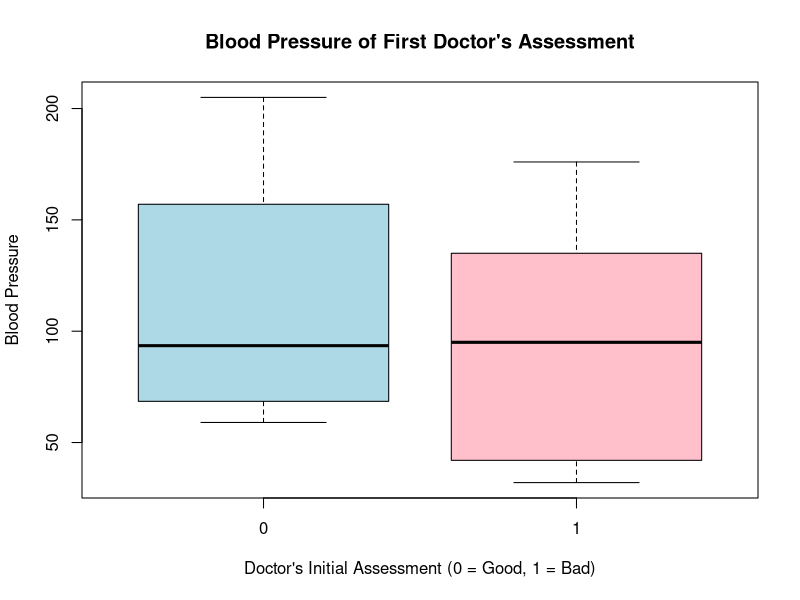
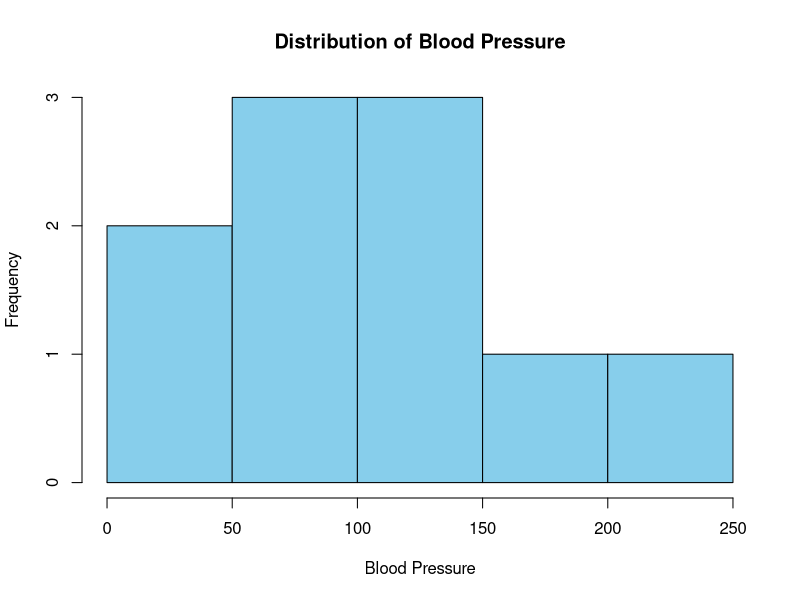

Recreate these plots in R, in order.
# Module 4
# Student: Sardys Avile-Martinez
# Assignment # 4
### Professor notes:
# Your assignment:
#   The following data was collected by the local hospital. This data set contains 5 variables based on observation of 8 patients. In addition to the measurements of the patients checking in to the hospital that night, this data provides the patients' histories regarding the frequency of their visits to the hospital in the last 12 months.
# This data displays the measurement of blood pressure, first assessment by general doctor (bad=1, good =0) titled "first," the second assessment by external doctor (called "second"), and the last row provides the head of the emergency unit's decision regarding immediate care for the patient based on the values 0 or 1 (low = 0, high =1).
# The names of your variables are as follows: "Freq","bloodp","first”, " second”, ”finaldecision”
# The rows 
# 1.    "0.6","103","bad","low","low”
# 2.     "0.3","87","bad","low","high”
# 3.     "0.4","32","bad","high","low”
# 4.      "0.4","42","bad","high","high"
# 5.     "0.2","59","good","low","low”
# 6.      "0.6","109","good","low","high”
# 7.     "0.3","78","good","high","low”
# 8.      "0.4","205","good","high","high”
# 9.      "0.9","135",”NA","high","high"
# 10.    "0.2","176",”bad","high","high”
# Here is Clarification hint:
#Frequency <- c(0.6,0.3,0.4,......
# BP <- c(103,87,32,42,.....
#	First <- c(1,1,1,.....
#   Second <- c(0,0,1,1,...
#   FinalDecision <- c(0,1,0,1,...
#   Your first assignment: Create a side-by-side boxplot (boxplot(x, ...)) and and histogram ((hist(x, ...)). 
#                                                                                                                                                             
#Discuss the outcome of your results regarding patients BPs & MD’s Ratings.
################################################################################

# My Step-by-Step Approach
# To cover this module, I am mostly using functions to clean the data and then to visuaize it



 library(ggplot2)

# Step 1: Define Raw Data with Text Values
patient_data_raw <- data.frame(
  Freq = c(0.6, 0.3, 0.4, 0.4, 0.2, 0.6, 0.3, 0.4, 0.9, 0.2),
  bloodp = c(103, 87, 32, 42, 59, 109, 78, 205, 135, 176),
  First = c("bad", "bad", "bad", "bad", "good", "good", "good", "good", NA, "bad"),
  Second = c("low", "low", "high", "high", "low", "low", "high", "high", "high", "high"),
  FinalDecision = c("low", "high", "low", "high", "low", "high", "low", "high", "high", "high"),
  stringsAsFactors = FALSE # Keep text as character
)

# Step 2: Function to Convert Categorical Variables
convert_categorical <- function(df) {
  # Convert 'First' column: "bad" -> 1, "good" -> 0
  df$First <- ifelse(df$First == "bad", 1, ifelse(df$First == "good", 0, NA))
  
  # Convert 'Second' column: "low" -> 0, "high" -> 1
  df$Second <- ifelse(df$Second == "low", 0, 1)
  
  # Convert 'FinalDecision' column: "low" -> 0, "high" -> 1
  df$FinalDecision <- ifelse(df$FinalDecision == "low", 0, 1)
  
  # Convert to appropriate types
  df$First <- as.integer(df$First)  
  df$Second <- as.factor(df$Second) 
  df$FinalDecision <- as.factor(df$FinalDecision)  
  
  return(df)
}


# Step 3: Function to Handle Missing Values using "median" and "mean" methods

handle_missing_values <- function(df, method = "median", custom_value = NULL) {
  
  for (col in colnames(df)) {
    if (any(is.na(df[[col]]))) {  # Check if there are any NA values
      
      if (method == "mean" && is.numeric(df[[col]])) {
        df[[col]][is.na(df[[col]])] <- mean(df[[col]], na.rm = TRUE)
        
      } else if (method == "median" && is.numeric(df[[col]])) {
        df[[col]][is.na(df[[col]])] <- median(df[[col]], na.rm = TRUE)
        
      } else if (!is.null(custom_value)) {
        df[[col]][is.na(df[[col]])] <- custom_value
      }
    }
  }
  
  return(df)
}

# How This Works
# Automatically detects missing values in all columns.
# If the column is numeric, it replaces NA with:
#   Mean (if method = "mean")
# Median (if method = "median")
# Custom value (if provided, e.g., custom_value = 0)
# Leaves categorical columns unchanged (ensuring we don’t accidentally impute factor variables).



# Step 4: Apply the Cleaning Functions in Sequence
patient_data_clean <- convert_categorical(patient_data_raw)
patient_data_clean <- handle_missing_values(patient_data_clean, method = "median") # Replace NA with median

# Step 5: Function to Generate Boxplot
plot_boxplot <- function(df) {
  boxplot(df$bloodp ~ df$First, 
          col = c("lightblue", "pink"),
          main = "Blood Pressure of First Doctor's Assessment",
          xlab = "Doctor's Initial Assessment (0 = Good, 1 = Bad)", 
          ylab = "Blood Pressure")
}

# Step 6: Function to Generate Histogram
plot_histogram <- function(df) {
  hist(df$bloodp, 
       col = "skyblue", 
       main = "Distribution of Blood Pressure",
       xlab = "Blood Pressure", 
       ylab = "Frequency", 
       breaks = 5)
}

# Step 7: Execute Visualizations
plot_boxplot(patient_data_clean)
plot_histogram(patient_data_clean)

# Step 8: Print Results for Verification
print("Raw Data Before Cleaning:")
print(patient_data_raw)

print("Cleaned Data After Transformation & Imputation:")
print(patient_data_clean)

#   What This Code Does?
#   Reads the dataset with raw text-based categorical values
#   Uses convert_categorical() to programmatically convert text to numeric & factors
#   Handles missing values (NA) with handle_missing_values()
#   Applies structured R programming principles using functions
#   Generates boxplots and histograms to analyze BP & doctor ratings
